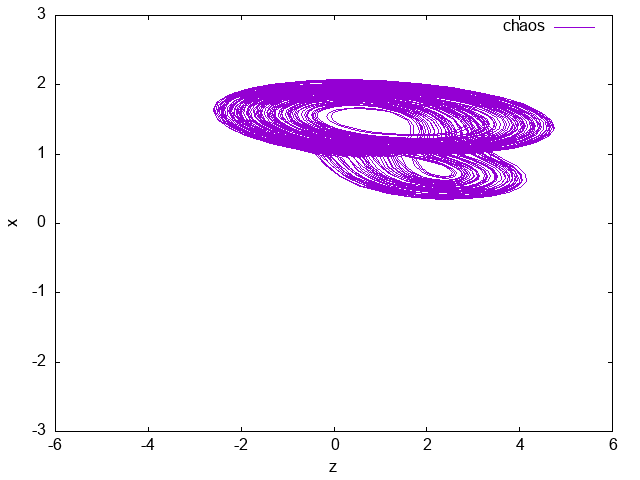

The script that saved this image:
set xrange [-6:6]
set yrange [-3:3]
set xlabel "z" 
set ylabel "x"
set terminal png
set output 'chaos-1.png'
set parametric
plot 'chaos-1.txt' using 3:1 with lines title "chaos"